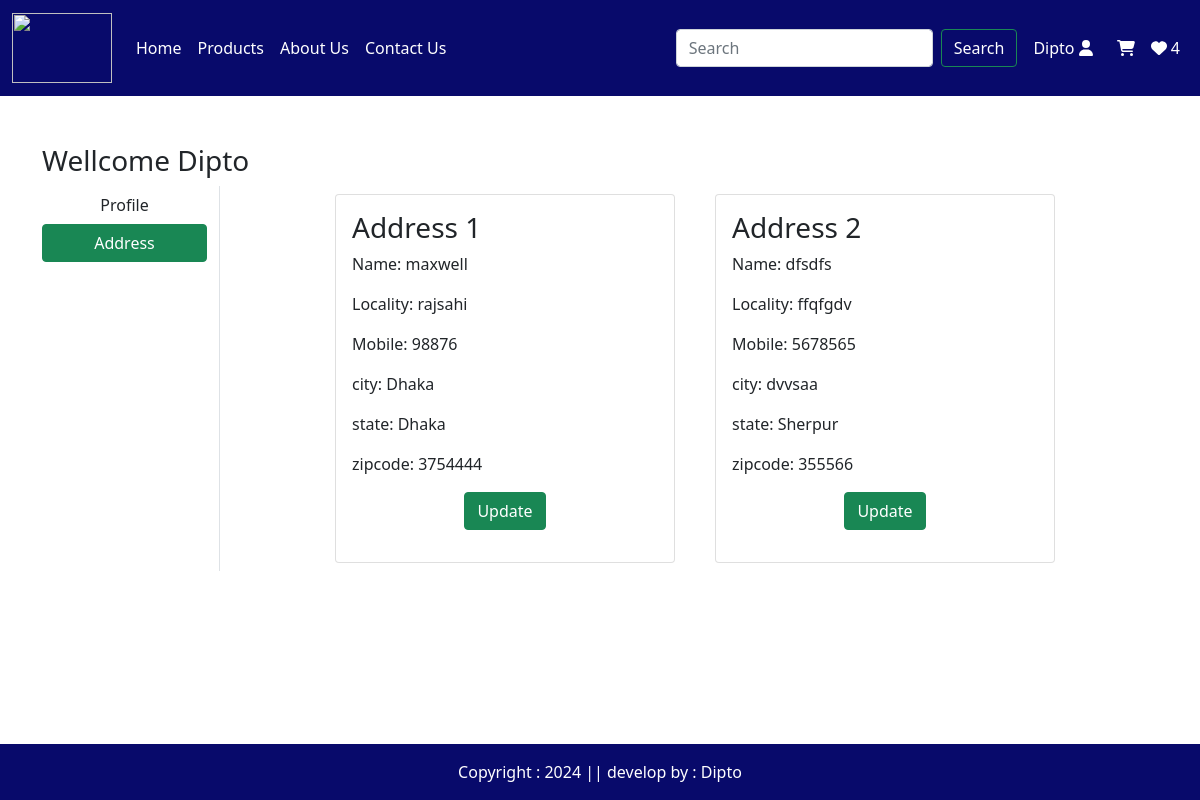
The page /address/ (signed in) on the database its author committed.
### eapp/models.py (models this page shows, shortened)
class Customer(models.Model):
    user = models.ForeignKey(User,on_delete=models.CASCADE)
    name = models.CharField(max_length=200)
    locality = models.CharField(max_length=200)
    city = models.CharField(max_length=50)
    mobile = models.IntegerField(default=0)
    zipcode = models.IntegerField()
    state = models.CharField(choices=STATE_CHOICES,max_length=100)

### eapp/views.py (the view)
# urls.py: path('address/', views.Address, name='address'),
def Address(request):
    add = Customer.objects.filter(user=request.user)
    return render(request, 'app/address.html',locals())

### eapp/templates/app/address.html (shortened to what this page needs)
{% extends 'app/base.html' %}
{% load static %}
{% block main-content %}
<div class="container my-5">
    <div class="row">
        <h3>Wellcome <span class="text-capitalize">{{request.user}}</span></h3>
        <div class="col-sm-2 border-end">
            <ul class="list-unstyled">
                <li class="d-grid"><a href="{% url 'profile' %}" class="btn">Profile</a></li>
                <li class="d-grid"><a href="{% url 'address' %}" class="btn btn-success">Address</a></li>
            </ul>
        </div>
        <div class="col-sm-8 offset-sm-1">
            <div class="row">
               {% for ad in add %}
               <div class="col-sm-6">
                    <div class="card m-2">
                       <div class="card-body">
                          <h3>Address {{forloop.counter}}</h3>
                          <p>Name: {{ad.name}}</p>
                          <p>Locality: {{ad.locality}}</p>
                          <p>Mobile: {{ad.mobile}}</p>
                          <p>city: {{ad.city}}</p>
                          <p>state: {{ad.state}}</p>
                          <p>zipcode: {{ad.zipcode}}</p>
                          <p class="text-center"><a href="{% url 'updateaddress' pk=ad.id %}" type="button" class="btn btn-success">Update</a></p>
                       </div>
                    </div>
                </div>
               {% endfor %}
            </div>
        </div>
    </div>
</div>
{% endblock main-content %}

### eapp/templates/app/base.html (shortened to what this page needs)
<!DOCTYPE html>
{% load static %}
<html lang="en">
<head>
    <link href="https://cdn.jsdelivr.net/npm/bootstrap@5.0.2/dist/css/bootstrap.min.css" rel="stylesheet">
    <link rel="stylesheet" href="https://cdnjs.cloudflare.com/ajax/libs/font-awesome/6.4.2/css/all.min.css" />
    <link rel="stylesheet" href="http://maxcdn.bootstrapcdn.com/font-awesome/4.2.0/css/font-awesome.min.css">
    <link rel="stylesheet" href="{% static 'app/css/owl.carousel.min.css' %}"/>
    <link rel="stylesheet" href="{% static 'app/css/all.min.css' %}"/>
    <link rel="stylesheet" href="{% static 'app/css/style.css' %}"/>
</head>
<body>
  <nav class="navbar navbar-expand-lg navbar-light ">
    <div class="container-fluid">
      <a class="navbar-brand" href="#"><img src="{% static "app/images/logo.png" %}" width="100" height="70" /></a>
      <div class="collapse navbar-collapse" id="navbarSupportedContent">
        <ul class="navbar-nav me-auto mb-2 mb-lg-0">
          {% if request.user.is_authenticated %}
          <li class="nav-item">
            <a class="nav-link text-white active" aria-current="page" href="/">Home</a>
          </li>
          <li class="nav-item dropdown">
            <a class="nav-link  text-white" href="#" id="navbarDropdown" role="button" data-bs-toggle="dropdown" aria-expanded="false">
              Products
            </a>
          </li>
          <li class="nav-item">
            <a class="nav-link text-white active" aria-current="page" href="{% url 'about' %}">About Us</a>
          </li><li class="nav-item">
            <a class="nav-link text-white active" aria-current="page" href="{% url 'contact' %}">Contact Us</a>
          </li>
        </ul>
        <form class="d-flex">
          <input class="form-control me-2" type="search" placeholder="Search" aria-label="Search">
          <button class="btn btn-outline-success text-white" type="submit">Search</button>
        </form>
      </div>
      <ul class="navbar-nav me-auto mb-2 mb-lg-0">
        <li class="nav-item dropdown mx-2">
          <a class="nav-link  text-white" href="#" id="navbarDropdown" role="button" data-bs-toggle="dropdown" aria-expanded="false">
            {{request.user.username|capfirst}} <i class="fa-solid fa-user" style="color:white;"></i></a>
        </li>
          </li><li class="nav-item">
             <a class="nav-link text-white active" aria-current="page" href="{% url 'showcart' %}"><i class="fa-solid fa-cart-shopping" style="color:white;"></i>{{item.quantity}}</a>
          </li>
          </li><li class="nav-item">
            <a class="nav-link text-white active" aria-current="page" href="#"><i class="fa-solid fa-heart" style="color:white;"></i> 4</a>
          </li>
           {% endif %}
      </ul>
    </div>
  </nav>
       {% block main-content %} {% endblock main-content %}
      <footer class=" container-fluid text-white text-center fixed-bottom p-3" style="background-color:rgba(4, 6, 105, 0.982);">
        Copyright : 2024 || develop by : Dipto
     </footer>
</body>
</html>

### eapp/static/app/css/style.css (style rules this page uses)
.navbar { background-color:rgba(4, 6, 105, 0.982); }

### rows shown on the page
Customer: name "maxwell", locality "rajsahi", mobile "98876", city "Dhaka", state "Dhaka", zipcode "3754444"
Customer: name "dfsdfs", locality "ffqfgdv", mobile "5678565", city "dvvsaa", state "Sherpur", zipcode "355566"

### other values the page prints
{{ request.user.username|capfirst }} "Dipto"
{{ request.user }} "Dipto"
